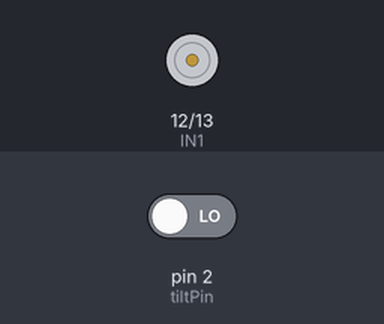
A sketch run on a simulated Arduino Uno, built with avr-gcc and run on an emulated ATmega328P. On the bench: motor-driver pin pairs drawn as motors (green arrow = first pin HIGH = forward, orange = second pin HIGH = backward, longer = more drive, scaled by the enable pin). The inputs (shaded band) are chosen by the test bench; at power-on: pin 2 (tiltPin) LOW.

Above: at 1.2 s.
1.3 s: pin 2 (tiltPin) driven HIGH
At 2.0 s:
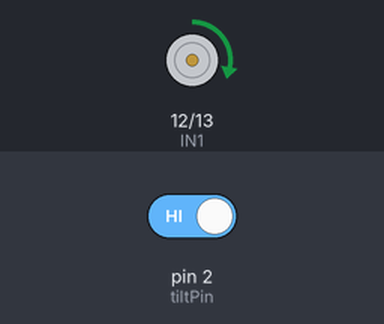
Timing chart, 0 to 4.3 s (numbered marks = the images above; inputs shaded):
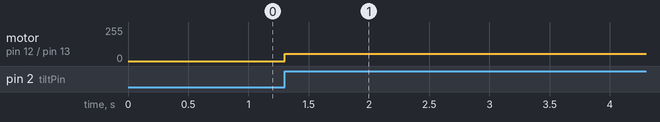

The sketch:

Oppgave_5.ino
```cpp
const int EN1 = 11;
const int IN1 = 12;
const int IN2 = 13;
const int tiltPin = 2;

int read_value = 0;

void setup() {
  pinMode(EN1, OUTPUT);
  pinMode(IN1, OUTPUT);
  pinMode(IN2, OUTPUT);
  pinMode(tiltPin, INPUT);
}

void loop() {
  if (digitalRead(tiltPin) == HIGH){
    digitalWrite(IN1, HIGH);
    digitalWrite(IN2, LOW);
    analogWrite(EN1, 55);
  } else {
    digitalWrite(IN1, LOW);
    digitalWrite(IN2, LOW);
    analogWrite(EN1, 0);
  }
}
```

Measured:
- after the input at 1.3 s, motor on pin 12 (IN1) / pin 13 (IN2): stopped → forward 55/255 at once
